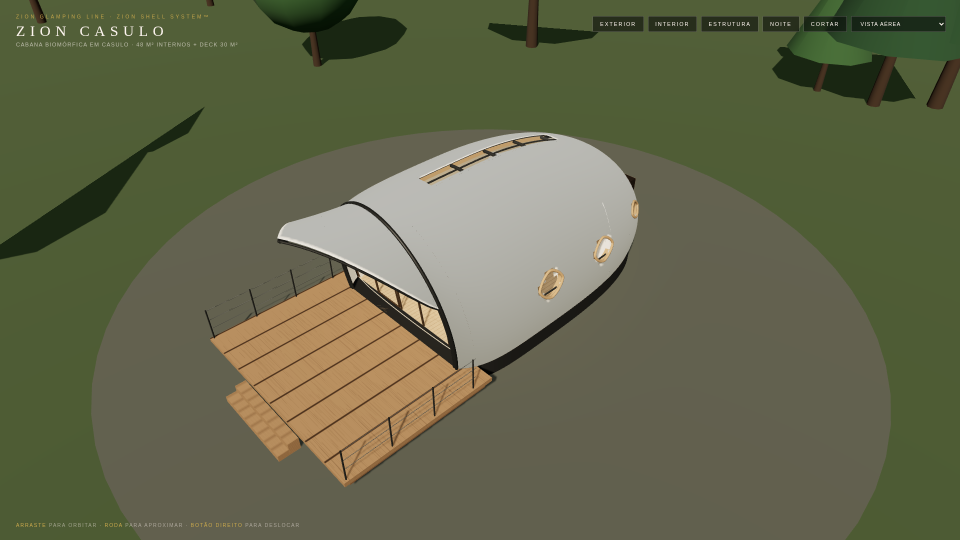
#> input picture projects/zion-glamping-line/cocoon/renders/cocoon_ext_aerial.png, 1920 x 1080 px (shown at 1/2 size); its folder holds only this picture in this run
$ python brand_renders.py
#> lines starting #> are read from the running program, lines starting #| are printed output that depends on the picture
### projects/zion-glamping-line/tools/svgkit.py
# -*- coding: utf-8 -*-
"""Mini-biblioteca SVG para os desenhos técnicos Zion (plantas, elevações, cortes, isométricas)."""
import math

CREAM = "#FEF5F0"; GREEN = "#1B2117"; SAND = "#DED6BF"; EARTH = "#8B714E"; BLACK = "#040605"
WOOD = "#D9C4A3"; WOOD2 = "#B99A73"; TILE = "#D8D6CF"; GLASS = "#BFD0D6"; MEMB = "#EDE6D6"; STEEL = "#3A3B3A"
FONT = "'DM Sans','Aventa',Helvetica,Arial,sans-serif"

def fmt(v):
    """formata metros com vírgula: 9,00"""
    return f"{v:.2f}".replace(".", ",")

# --- marca Zion (símbolo Z em anel) ---
# ---------------------------------------------------------------------------------- marca Zion
# Vetores reconstruídos a partir dos arquivos oficiais do logo (símbolo e logotipo horizontal).
# Símbolo: caixa 100 x 100. Três blocos: barra superior com corte diagonal, bloco direito com faixa diagonal, barra inferior.
ZION_SYMBOL = [
    "0,0 100,0 100,12.5 93.4,12.5 74.1,25.5 0,25.5",
    "74.1,25.5 100,25.5 100,62.7 49.4,62.7 31.2,75 0,75",
    "0,87.7 74.5,87.7 100,68.9 100,100 0,100",
]
ZION_Z = ZION_SYMBOL   # compatibilidade
# Logotipo horizontal em coordenadas do arquivo original (px): ZION | HOTEL GROUP / INTERNATIONAL. Caixa: x 104..975, y 439..640.
LOGO_VB = (104, 439, 872, 202)          # viewBox do logotipo completo
WORD_VB = (104, 481, 386, 96)           # viewBox só da palavra ZION
LOGO_RATIO = LOGO_VB[2] / LOGO_VB[3]    # largura / altura
_ZION_Z_POLY = "135,481 216,481 216,496 122,562 215,562 215,576 104,576 104,559 194,496 135,496"
_ZION_N_POLYS = ["369,481 383,481 383,576 369,576", "373,481 394,481 486,576 463,576", "474,508 489,508 489,576 474,576"]

def zion_symbol_paths(color, outline=False):
    if outline:
        return "".join(f'<polygon points="{p}" fill="none" stroke="{color}" stroke-width="2.5" stroke-linejoin="miter"/>' for p in ZION_SYMBOL)
    return "".join(f'<polygon points="{p}" fill="{color}"/>' for p in ZION_SYMBOL)

# [26 lines left out: functions zion_word_paths, zion_logo_paths, zion_mark, zion_logo, not called in this run]

def zion_logo_width(h, tagline=True):
    vx, vy, vw, vh = LOGO_VB if tagline else WORD_VB
    return h * vw / vh

# [10 lines left out: functions zion_mark_html, zion_logo_html, not called in this run]

def zion_symbol_svg(size, color):
    """documento SVG autônomo do símbolo (rasterização para renders)."""
    return (f'<svg xmlns="http://www.w3.org/2000/svg" viewBox="0 0 100 100" width="{size}" height="{size}">{zion_symbol_paths(color)}</svg>')

# [11 lines left out: functions zion_mark_lines, zion_word_lines, not called in this run]


class Sheet:
    # [7 lines left out: function __init__, not called in this run]

    # --- coordenadas ---
    def X(self, x): return self.ox + self.fx * x * self.s
    def Y(self, y): return self.oy - y * self.s if self.flip else self.oy + y * self.s
    def P(self, x, y): return f"{self.X(x):.2f},{self.Y(y):.2f}"

    # --- primitivas ---
    def add(self, s): self.parts.append(s)
    def line(self, x1, y1, x2, y2, stroke=GREEN, sw=1.0, dash=None, opacity=1.0):
        d = f' stroke-dasharray="{dash}"' if dash else ""
        self.add(f'<line x1="{self.X(x1):.2f}" y1="{self.Y(y1):.2f}" x2="{self.X(x2):.2f}" y2="{self.Y(y2):.2f}" stroke="{stroke}" stroke-width="{sw}"{d} opacity="{opacity}" stroke-linecap="round"/>')
    # [5 lines left out: function poly, not called in this run]
    def rect(self, x1, y1, x2, y2, **kw):
        self.poly([(x1, y1), (x2, y1), (x2, y2), (x1, y2)], **kw)
    def circle(self, x, y, r, fill="none", stroke=GREEN, sw=1.0, dash=None, opacity=1.0):
        ds = f' stroke-dasharray="{dash}"' if dash else ""
        self.add(f'<circle cx="{self.X(x):.2f}" cy="{self.Y(y):.2f}" r="{r * self.s:.2f}" fill="{fill}" stroke="{stroke}" stroke-width="{sw}"{ds} opacity="{opacity}"/>')
    def circle_px(self, x, y, rpx, fill="none", stroke=GREEN, sw=1.0):
        self.add(f'<circle cx="{self.X(x):.2f}" cy="{self.Y(y):.2f}" r="{rpx}" fill="{fill}" stroke="{stroke}" stroke-width="{sw}"/>')
    # [5 lines left out: function text, not called in this run]
    def text_px(self, X, Y, s, **kw):
        self.text(X, Y, s, px=True, **kw)

    # --- cotas ---
    # [25 lines left out: function dim, not called in this run]
    def _tick(self, x, y, color, vertical=False):
        X, Y = self.X(x), self.Y(y); t = 4
        self.add(f'<line x1="{X - t:.1f}" y1="{Y + t:.1f}" x2="{X + t:.1f}" y2="{Y - t:.1f}" stroke="{color}" stroke-width="1.1"/>')
    # [8 lines left out: functions dim_chain, leader, not called in this run]
    def callout(self, x, y, n, r=9, color=GREEN):
        self.circle_px(x, y, r, fill=CREAM, stroke=color, sw=1.0)
        self.text(x, y, str(n), 11, color, dy=4, weight=600)

    # --- padrões ---
    # [44 lines left out: functions pattern, title_block, header, not called in this run]

    def north(self, X, Y, r=22, angle=0):
        self.add(f'<g transform="translate({X},{Y}) rotate({angle})"><circle r="{r}" fill="none" stroke="{GREEN}" stroke-width="0.8"/><polygon points="0,{-r + 3} {-6},{r - 9} 0,{r - 15} 6,{r - 9}" fill="{GREEN}"/><text y="{-r - 6}" text-anchor="middle" style="font-family:{FONT};font-size:11px;font-weight:600" fill="{GREEN}">N</text></g>')

    # [14 lines left out: functions scalebar, legend, not called in this run]
    def callout_px(self, X, Y, n, r=8):
        self.add(f'<circle cx="{X}" cy="{Y}" r="{r}" fill="{CREAM}" stroke="{GREEN}" stroke-width="1"/>')
        self.text_px(X, Y + 3.6, str(n), size=10, weight=600)

    # [5 lines left out: function render, not called in this run]
    def save(self, path):
        with open(path, "w", encoding="utf-8") as f:
            f.write(self.render())


# --- projeção isométrica / painter ---
# [13 lines left out: functions iso_project, shade, not called in this run]

### projects/zion-glamping-line/tools/brand_renders.py
# -*- coding: utf-8 -*-
"""Renders para web (1400 px) e para o deck (sem a interface do visualizador), com a marca Zion (símbolo oficial) no canto inferior direito.
Parte sempre dos PNG originais em <produto>/renders/*.png, por isso pode ser rodado quantas vezes for preciso sem acumular marcas.
Uso: python3 brand_renders.py [cocoon zenith lodge capsule ...]"""
import glob, io, os, sys
import pymupdf
from PIL import Image
from svgkit import zion_symbol_svg

ROOT = os.path.abspath(os.path.join(os.path.dirname(__file__), ".."))

def mark_image(size, color):
    """símbolo Z rasterizado com fundo transparente (PIL RGBA)."""
    svg = zion_symbol_svg(size, color)
    doc = pymupdf.open(stream=svg.encode(), filetype="svg")
    pix = doc[0].get_pixmap(alpha=True, matrix=pymupdf.Matrix(1, 1))
    return Image.open(io.BytesIO(pix.tobytes("png"))).convert("RGBA")

def stamp(im, frac=0.052, margin=0.028):
    """aplica a marca (creme com sombra suave) no canto inferior direito."""
    w, h = im.size; size = max(28, round(w * frac)); m = round(w * margin)
    shadow = mark_image(size, "#040605"); mark = mark_image(size, "#FEF5F0")
    a = shadow.split()[3].point(lambda v: int(v * 0.45)); shadow.putalpha(a)
    out = im.convert("RGBA")
    x, y = w - size - m, h - size - m
    out.alpha_composite(shadow, (x + 2, y + 2)); out.alpha_composite(mark, (x, y))
    return out.convert("RGB")

def build(products):
    for p in products:
        src = sorted(glob.glob(os.path.join(ROOT, p, "renders", "*.png")))
        if not src: continue
        os.makedirs(os.path.join(ROOT, p, "renders", "web", "deck"), exist_ok=True)
        for f in src:
            im = Image.open(f).convert("RGB"); w, h = im.size
#> in build, im is the input picture: PIL image 1920x1080 RGB; mean R, G, B 99, 102.1, 74.3
#> after `w, h = im.size`: w = 1920; h = 1080
            im = im.resize((1400, round(h * 1400 / w)), Image.LANCZOS)
#> im: PIL image 1400x788 RGB
            base = os.path.basename(f).replace(".png", ".jpg")
            stamp(im).save(os.path.join(ROOT, p, "renders", "web", base), quality=82, optimize=True)
#> (the call stopped at in mark_image, `doc = pymupdf.open(stream=svg.encode(), filetype="svg")`: pymupdf is not available in this run)
            deck = im.crop((0, 92, 1400, im.size[1] - 48))
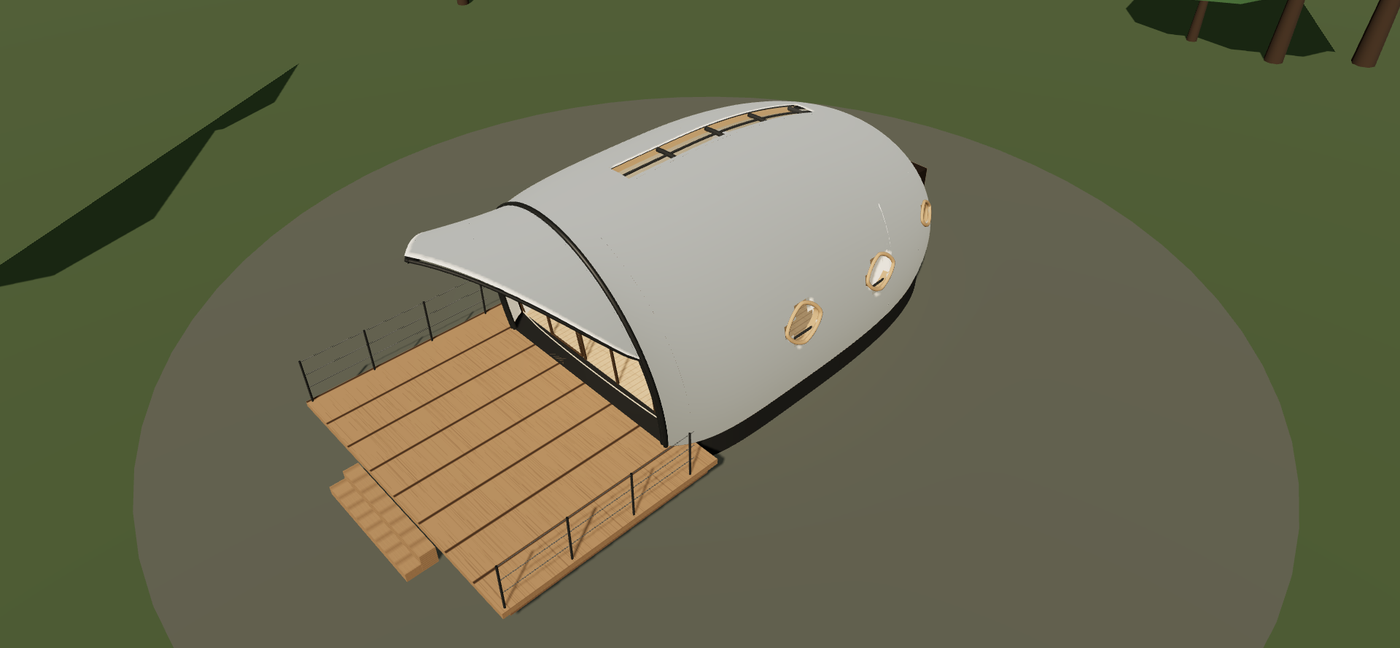
#> deck: PIL image 1400x648 RGB; mean R, G, B 103.6, 105.1, 78
            stamp(deck).save(os.path.join(ROOT, p, "renders", "web", "deck", base), quality=86)
#> (the call stopped at in mark_image, `doc = pymupdf.open(stream=svg.encode(), filetype="svg")`: pymupdf is not available in this run)
        print(p, len(src), "renders com marca")

if __name__ == "__main__":
#> (the run stopped early here; a loop or call above may not have finished)
